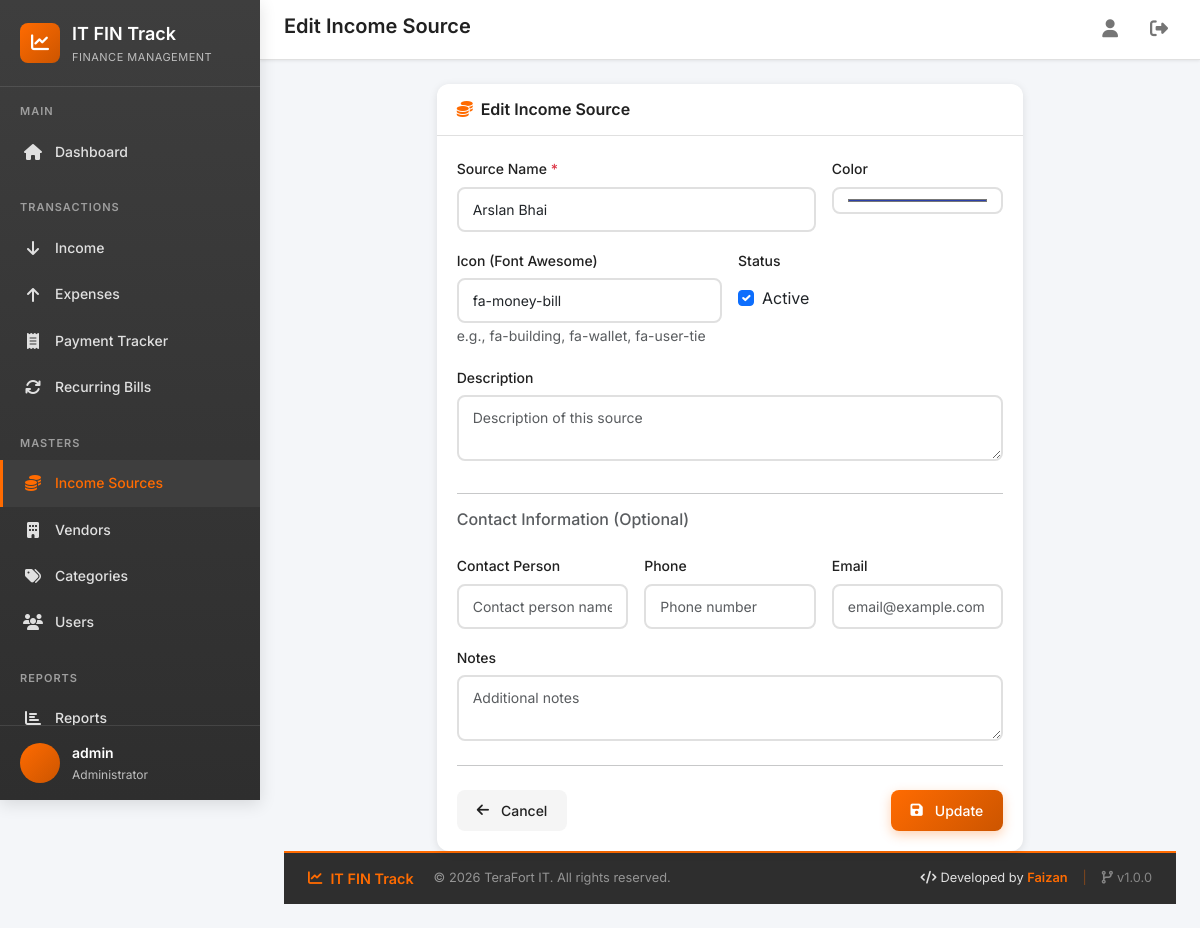
Screenshot of /income-sources/7/edit/ (signed in) with the database file from the repository.
### core/models/user.py (models this page shows, shortened)
class User(AbstractUser):
    class Role(models.TextChoices):
        ADMIN = 'admin', 'Administrator'
        EXECUTIVE = 'executive', 'IT Executive'
        ACCOUNTANT = 'accountant', 'Accountant'
        MANAGER = 'manager', 'Manager'
        VIEWER = 'viewer', 'Viewer'
    role = models.CharField(
        max_length=20,
        choices=Role.choices,
        default=Role.VIEWER,
        help_text='User role determines access permissions'
    )
    department = models.CharField(
        max_length=100,
        blank=True,
        default='IT',
        help_text='Department the user belongs to'
    )
    phone = models.CharField(
        max_length=20,
        blank=True,
        help_text='Contact phone number'
    )
    is_soft_deleted = models.BooleanField(
        default=False,
        help_text='Soft delete flag - never lose data'
    )
    created_at = models.DateTimeField(auto_now_add=True)
    updated_at = models.DateTimeField(auto_now=True)
    class Meta:
        verbose_name = 'User'
        verbose_name_plural = 'Users'
        ordering = ['-created_at']
    @property
    def is_admin(self):
        return self.role == self.Role.ADMIN

### core/models/income_source.py (models this page shows, shortened)
class IncomeSource(models.Model):
    name = models.CharField(
        max_length=100,
        unique=True,
        help_text='Name of the income source'
    )
    description = models.TextField(
        blank=True,
        help_text='Description of this income source'
    )
    icon = models.CharField(
        max_length=50,
        default='fa-money-bill',
        help_text='Font Awesome icon class (e.g., fa-building)'
    )
    color = models.CharField(
        max_length=7,
        default='#FF6B01',
        help_text='Color for this source (hex code)'
    )
    contact_person = models.CharField(
        max_length=100,
        blank=True,
        help_text='Contact person for this source'
    )
    contact_phone = models.CharField(
        max_length=20,
        blank=True,
        help_text='Contact phone number'
    )
    contact_email = models.EmailField(
        blank=True,
        help_text='Contact email'
    )
    notes = models.TextField(
        blank=True,
        help_text='Additional notes'
    )
    is_active = models.BooleanField(
        default=True,
        help_text='Whether this source is active'
    )
    is_soft_deleted = models.BooleanField(
        default=False,
        help_text='Soft delete flag'
    )
    created_at = models.DateTimeField(auto_now_add=True)
    updated_at = models.DateTimeField(auto_now=True)
    class Meta:
        verbose_name = 'Income Source'
        verbose_name_plural = 'Income Sources'
        ordering = ['name']

### core/views/income_source.py (the view)
# urls.py: path('income-sources/<int:pk>/edit/', income_source_views.income_source_edit, name='income_source_edit'),
@login_required
def income_source_edit(request, pk):
    source = get_object_or_404(IncomeSource, pk=pk, is_soft_deleted=False)
    if not request.user.is_admin:
        messages.error(request, 'Only admins can edit income sources.')
        return redirect('core:income_source_list')
    if request.method == 'POST':
        form = IncomeSourceForm(request.POST, instance=source)
        if form.is_valid():
            form.save()
            messages.success(request, 'Income source updated successfully!')
            return redirect('core:income_source_list')
    else:
        form = IncomeSourceForm(instance=source)
    context = {
        'form': form,
        'source': source,
        'title': 'Edit Income Source',
        'action': 'Update',
    }
    return render(request, 'core/income_source/form.html', context)

### core/context_processors.py (called while the page is built)
def theme_colors(request):
    return {
        'THEME_COLORS': getattr(settings, 'THEME_COLORS', {}),
    }

### templates/core/income_source/form.html (shortened to what this page needs)
{% extends 'base.html' %}
{% block page_title %}{{ title }}{% endblock %}
{% block content %}
<div class="fade-in">
    <div class="row justify-content-center">
        <div class="col-lg-8">
            <div class="card">
                <div class="card-header">
                    <h5 class="card-title mb-0"><i class="fas fa-coins me-2 text-accent"></i>{{ title }}</h5>
                </div>
                <div class="card-body">
                    <form method="post">
                        <div class="row g-3">
                            <div class="col-md-8">
                                <label class="form-label">Source Name <span class="text-danger">*</span></label>
                                {{ form.name }}
                            </div>
                            <div class="col-md-4">
                                <label class="form-label">Color</label>
                                {{ form.color }}
                            </div>
                            <div class="col-md-6">
                                <label class="form-label">Icon (Font Awesome)</label>
                                {{ form.icon }}
                                <small class="text-muted">e.g., fa-building, fa-wallet, fa-user-tie</small>
                            </div>
                            <div class="col-md-6">
                                <label class="form-label">Status</label>
                                <div class="form-check mt-2">
                                    {{ form.is_active }}
                                    <label class="form-check-label" for="id_is_active">Active</label>
                                </div>
                            </div>
                            <div class="col-12">
                                <label class="form-label">Description</label>
                                {{ form.description }}
                            </div>
                            <div class="col-12"><hr><h6 class="text-muted">Contact Information (Optional)</h6></div>
                            <div class="col-md-4">
                                <label class="form-label">Contact Person</label>
                                {{ form.contact_person }}
                            </div>
                            <div class="col-md-4">
                                <label class="form-label">Phone</label>
                                {{ form.contact_phone }}
                            </div>
                            <div class="col-md-4">
                                <label class="form-label">Email</label>
                                {{ form.contact_email }}
                            </div>
                            <div class="col-12">
                                <label class="form-label">Notes</label>
                                {{ form.notes }}
                            </div>
                        </div>
                        <hr class="my-4">
                        <div class="d-flex justify-content-between">
                            <a href="{% url 'core:income_source_list' %}" class="btn btn-light"><i class="fas fa-arrow-left me-1"></i>Cancel</a>
                            <button type="submit" class="btn btn-primary"><i class="fas fa-save me-1"></i>{{ action }}</button>
                        </div>
                    </form>
                </div>
            </div>
        </div>
    </div>
</div>
{% endblock %}

### templates/base.html (shortened to what this page needs)
{% load static %}
<!DOCTYPE html>
<html lang="en">
<head>
    <link href="https://cdn.jsdelivr.net/npm/bootstrap@5.3.2/dist/css/bootstrap.min.css" rel="stylesheet">
    <link rel="stylesheet" href="https://cdnjs.cloudflare.com/ajax/libs/font-awesome/6.5.1/css/all.min.css">
    <link rel="stylesheet" href="{% static 'css/style.css' %}">
</head>
<body>
    <div class="app-container">
        <aside class="sidebar" id="sidebar">
            <div class="sidebar-header">
                <div class="sidebar-logo">
                    <i class="fas fa-chart-line"></i>
                </div>
                <div>
                    <div class="sidebar-title">IT FIN Track</div>
                    <div class="sidebar-subtitle">Finance Management</div>
                </div>
            </div>
            <nav class="sidebar-nav">
                <div class="nav-section">
                    <div class="nav-section-title">Main</div>
                    <a href="{% url 'core:dashboard' %}" class="nav-link {% if request.resolver_match.url_name == 'dashboard' %}active{% endif %}">
                        <i class="fas fa-home"></i>
                        <span>Dashboard</span>
                    </a>
                </div>
                <div class="nav-section">
                    <div class="nav-section-title">Transactions</div>
                    <a href="{% url 'core:income_list' %}" class="nav-link {% if 'income' in request.resolver_match.url_name and 'source' not in request.resolver_match.url_name %}active{% endif %}">
                        <i class="fas fa-arrow-down"></i>
                        <span>Income</span>
                    </a>
                    <a href="{% url 'core:expense_list' %}" class="nav-link {% if 'expense' in request.resolver_match.url_name %}active{% endif %}">
                        <i class="fas fa-arrow-up"></i>
                        <span>Expenses</span>
                    </a>
                    <a href="{% url 'core:payment_tracker' %}" class="nav-link {% if 'payment_tracker' in request.resolver_match.url_name %}active{% endif %}">
                        <i class="fas fa-receipt"></i>
                        <span>Payment Tracker</span>
                    </a>
                    <a href="{% url 'core:recurring_bill_list' %}" class="nav-link {% if 'recurring_bill' in request.resolver_match.url_name %}active{% endif %}">
                        <i class="fas fa-sync"></i>
                        <span>Recurring Bills</span>
                    </a>
                </div>
                <div class="nav-section">
                    <div class="nav-section-title">Masters</div>
                    <a href="{% url 'core:income_source_list' %}" class="nav-link {% if 'income_source' in request.resolver_match.url_name %}active{% endif %}">
                        <i class="fas fa-coins"></i>
                        <span>Income Sources</span>
                    </a>
                    <a href="{% url 'core:vendor_list' %}" class="nav-link {% if 'vendor' in request.resolver_match.url_name %}active{% endif %}">
                        <i class="fas fa-building"></i>
                        <span>Vendors</span>
                    </a>
                    <a href="{% url 'core:category_list' %}" class="nav-link {% if 'category' in request.resolver_match.url_name %}active{% endif %}">
                        <i class="fas fa-tags"></i>
                        <span>Categories</span>
                    </a>
                    {% if request.user.is_admin %}
                    <a href="{% url 'core:user_list' %}" class="nav-link {% if 'user_' in request.resolver_match.url_name %}active{% endif %}">
                        <i class="fas fa-users"></i>
                        <span>Users</span>
                    </a>
                    {% endif %}
                </div>
                <div class="nav-section">
                    <div class="nav-section-title">Reports</div>
                    <a href="{% url 'core:report_dashboard' %}" class="nav-link {% if request.resolver_match.url_name == 'report_dashboard' %}active{% endif %}">
                        <i class="fas fa-chart-bar"></i>
                        <span>Reports</span>
                    </a>
                </div>
            </nav>
            <div class="sidebar-footer">
                <div class="user-info">
                    <div class="user-avatar">
                    </div>
                    <div>
                        <div class="user-name">{{ request.user.get_full_name|default:request.user.username }}</div>
                        <div class="user-role">{{ request.user.get_role_display }}</div>
                    </div>
                </div>
            </div>
        </aside>
        <main class="main-content">
            <header class="top-header">
                <div class="header-left">
                    <h1 class="page-title">{% block page_title %}Dashboard{% endblock %}</h1>
                </div>
                <div class="header-right">
                    <a href="{% url 'core:profile' %}" class="header-btn" title="Profile">
                        <i class="fas fa-user"></i>
                    </a>
                    <a href="{% url 'core:logout' %}" class="header-btn" title="Logout">
                        <i class="fas fa-sign-out-alt"></i>
                    </a>
                </div>
            </header>
            {% block content %}{% endblock %}
            <footer class="app-footer">
                <div class="footer-content">
                    <div class="footer-left">
                        <span class="footer-brand">
                            <i class="fas fa-chart-line me-2"></i>IT FIN Track
                        </span>
                        <span class="footer-copyright">
                            &copy; {% now "Y" %} TeraFort IT. All rights reserved.
                        </span>
                    </div>
                    <div class="footer-right">
                        <span class="footer-developer">
                            <i class="fas fa-code me-1"></i>Developed by <strong>Faizan</strong>
                        </span>
                        <span class="footer-divider">|</span>
                        <span class="footer-version">
                            <i class="fas fa-code-branch me-1"></i>v1.0.0
                        </span>
                    </div>
                </div>
            </footer>
        </main>
    </div>
</body>
</html>

### rows the page displays
User: user.get_full_name "admin", user.role "Administrator"
IncomeSource: name "Arslan Bhai", color "#2b40ab", icon "fa-money-bill", is_active "☑"

### other values shown
{{ title }} "Edit Income Source"
{{ action }} "Update"
